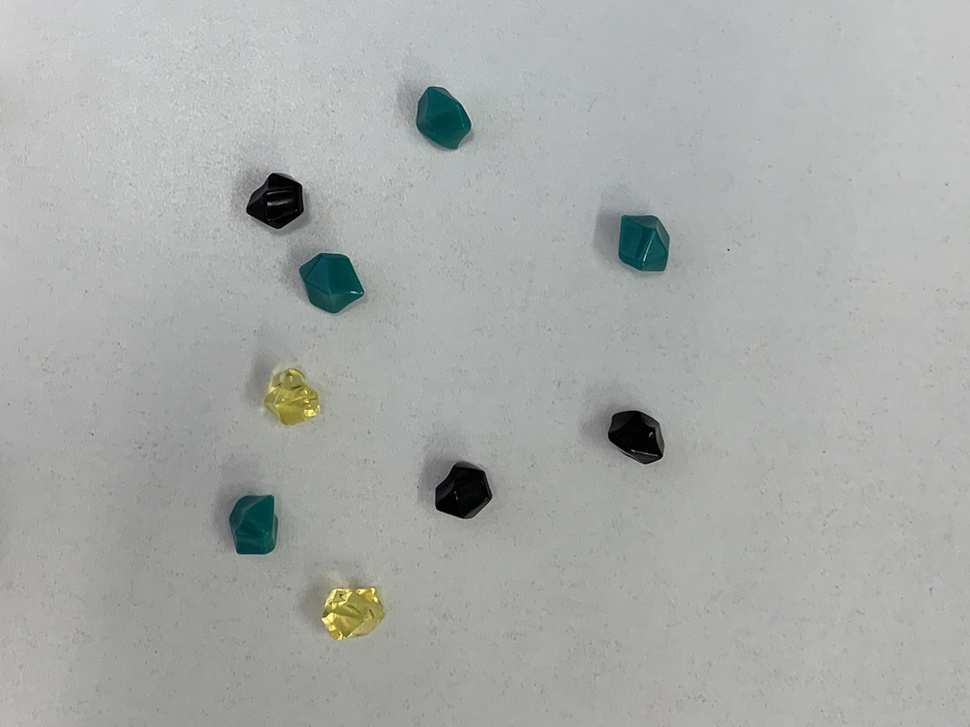
//> input picture 14_2023-07-19/prg/04_gem_color/gem1.jpg, 970 x 727 px, shrunk from 2016 x 1512 before the run
$ ./gem_color   (built with g++ and OpenCV 4)
//> lines starting //> are read from the running program, lines starting //| are printed output that depends on the picture; after the words box and inside, x2 and y2 are one past the last pixel; in counts of white or black regions, pixels touching at a corner belong together
//
//  gem_color.cpp
//
//
//  Created by Masashi Morimoto on 2023/07/06.
//

#include <iostream>
#include <opencv2/opencv.hpp>
#define FILE_NAME "../gem1.jpg"

#define R_MIN (0) //Rの最小値
#define R_MAX (50) //Rの最大値
#define G_MIN (50) //Gの最小値
#define G_MAX (100) //Gの最大値
#define MAX_VAL (255)
//ウィンドウ名
#define WINDOW_NAME_INPUT "input"
#define WINDOW_NAME_OUTPUT "output"

int main(int argc, const char * argv[]) {
    //変数の宣言
    int x, y; //走査用
    cv::Vec3b p; //色値
    cv::Mat src_img, dst_img; //入力画像，出力画像

    //1. 画像を入力
    src_img = cv::imread(FILE_NAME, cv::IMREAD_COLOR);
//> src_img is the input picture: 727 rows x 970 cols, CV_8UC3; mean B, G, R 169.3, 171.1, 168.9
    if (src_img.empty()) { //入力失敗の場合
        fprintf(stderr, "Cannot read image file: %s.\n", FILE_NAME);
        return (-1);
    }

    // 2. 出力二値画像の領域を確保（初期値ゼロ：黒）
    dst_img = cv::Mat::zeros(src_img.size(), CV_8UC1);


    // 3. しきい値処理
    for (y=0; y<src_img.rows; y++) {
        for (x=0; x<src_img.cols; x++) {
            p = src_img.at<cv::Vec3b>(y, x); //色値を取得
            if ((p[2] >= R_MIN) && (p[2] <= R_MAX) && (p[1] >= G_MIN) && (p[1] <= G_MAX)) {
                dst_img.at<uchar>(y, x) = MAX_VAL; //白
            }
        }
    }
//> this loop made 727 passes
//> p on passes 1 to 3: [197, 197, 197], [197, 197, 197], [198, 198, 198]
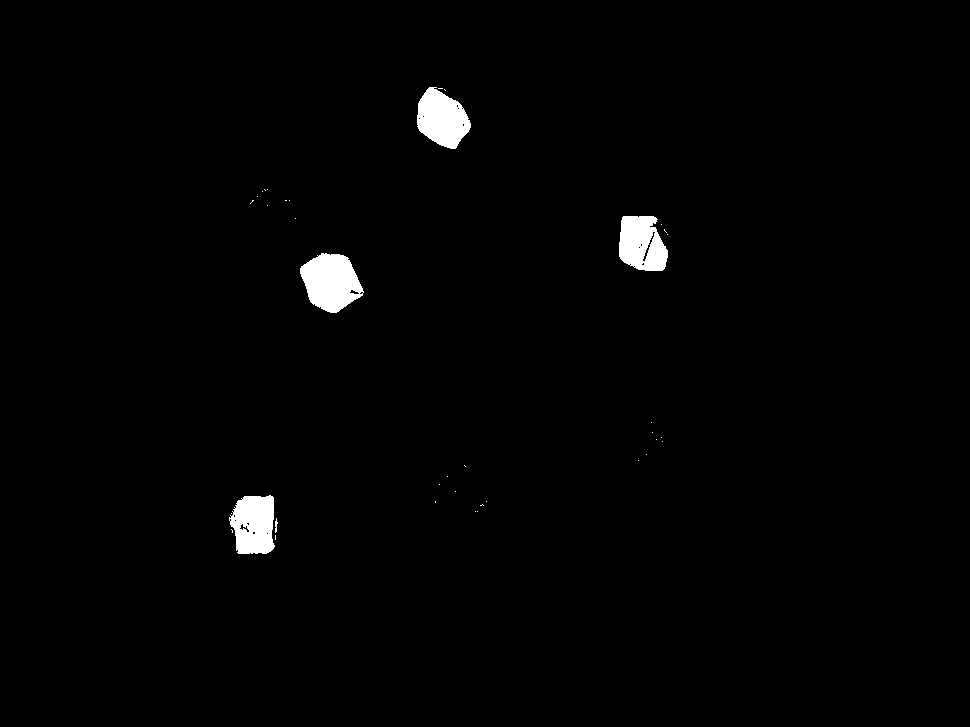
//> dst_img: 727 rows x 970 cols, CV_8UC1; 1.3% white; 38 white regions (33 under 20 px), largest, box (x1, y1, x2, y2) and area: (300, 253, 364, 313) 2641, (417, 87, 471, 149) 2260, (229, 495, 275, 554) 2174, (619, 216, 668, 271) 2122, (275, 518, 278, 533) 27
//> after the loop, p = [163, 165, 165]

    //4. 表示
    cv::imshow(WINDOW_NAME_INPUT, src_img);
    cv::imshow(WINDOW_NAME_OUTPUT, dst_img);
    cv::waitKey(); //キー入力待ち (止める)

    return 0;
}
